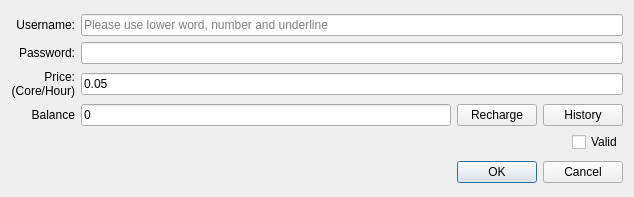
<?xml version="1.0" encoding="UTF-8"?>
<ui version="4.0">
 <class>Dialog</class>
 <widget class="QDialog" name="Dialog">
  <property name="geometry">
   <rect>
    <x>0</x>
    <y>0</y>
    <width>634</width>
    <height>197</height>
   </rect>
  </property>
  <property name="windowTitle">
   <string>Dialog</string>
  </property>
  <layout class="QGridLayout" name="gridLayout">
   <item row="0" column="0" colspan="2">
    <layout class="QGridLayout" name="gridLayout_2" rowstretch="1,0,0,0,0">
     <item row="2" column="0">
      <widget class="QLabel" name="label_3">
       <property name="text">
        <string>&lt;html&gt;&lt;head/&gt;&lt;body&gt;&lt;p&gt;Price:&lt;br/&gt;(Core/Hour)&lt;/p&gt;&lt;/body&gt;&lt;/html&gt;</string>
       </property>
       <property name="alignment">
        <set>Qt::AlignRight|Qt::AlignTrailing|Qt::AlignVCenter</set>
       </property>
      </widget>
     </item>
     <item row="3" column="0">
      <widget class="QLabel" name="label_4">
       <property name="text">
        <string>Balance</string>
       </property>
       <property name="alignment">
        <set>Qt::AlignRight|Qt::AlignTrailing|Qt::AlignVCenter</set>
       </property>
      </widget>
     </item>
     <item row="1" column="0">
      <widget class="QLabel" name="label_2">
       <property name="text">
        <string>Password:</string>
       </property>
       <property name="alignment">
        <set>Qt::AlignRight|Qt::AlignTrailing|Qt::AlignVCenter</set>
       </property>
      </widget>
     </item>
     <item row="0" column="0">
      <widget class="QLabel" name="label">
       <property name="text">
        <string>Username:</string>
       </property>
       <property name="alignment">
        <set>Qt::AlignRight|Qt::AlignTrailing|Qt::AlignVCenter</set>
       </property>
      </widget>
     </item>
     <item row="3" column="1">
      <widget class="QLineEdit" name="balanceLine">
       <property name="text">
        <string>0</string>
       </property>
       <property name="readOnly">
        <bool>true</bool>
       </property>
      </widget>
     </item>
     <item row="3" column="2">
      <widget class="QPushButton" name="RechargeBtn">
       <property name="text">
        <string>Recharge</string>
       </property>
      </widget>
     </item>
     <item row="3" column="3">
      <widget class="QPushButton" name="rechargeHistoryBtn">
       <property name="text">
        <string>History</string>
       </property>
      </widget>
     </item>
     <item row="2" column="1" colspan="3">
      <widget class="QLineEdit" name="priceLine">
       <property name="text">
        <string>0.05</string>
       </property>
      </widget>
     </item>
     <item row="1" column="1" colspan="3">
      <widget class="QLineEdit" name="pwdLine"/>
     </item>
     <item row="0" column="1" colspan="3">
      <widget class="QLineEdit" name="usernameLine">
       <property name="placeholderText">
        <string>Please use lower word, number and underline</string>
       </property>
      </widget>
     </item>
     <item row="4" column="1" colspan="3">
      <layout class="QGridLayout" name="gridLayout_4">
       <item row="0" column="1">
        <widget class="QCheckBox" name="validBox">
         <property name="text">
          <string>Valid</string>
         </property>
        </widget>
       </item>
       <item row="0" column="0">
        <spacer name="horizontalSpacer">
         <property name="orientation">
          <enum>Qt::Horizontal</enum>
         </property>
         <property name="sizeHint" stdset="0">
          <size>
           <width>40</width>
           <height>20</height>
          </size>
         </property>
        </spacer>
       </item>
      </layout>
     </item>
    </layout>
   </item>
   <item row="1" column="0" colspan="2">
    <widget class="QDialogButtonBox" name="buttonBox">
     <property name="standardButtons">
      <set>QDialogButtonBox::Cancel|QDialogButtonBox::Ok</set>
     </property>
    </widget>
   </item>
  </layout>
 </widget>
 <resources/>
 <connections/>
</ui>
